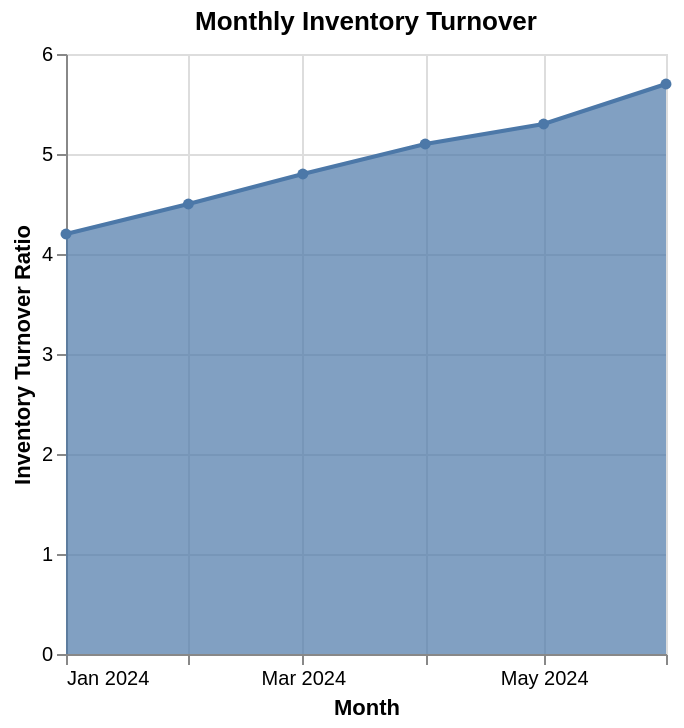

Vega-Lite specification for this chart:
### Vega-Lite specification from a JSON file in a GitHub repository (floating-point values rounded to 4 significant figures)
{"$schema": "https://vega.github.io/schema/vega-lite/v6.json", "description": "Inventory turnover trend", "data": {"values": [{"month": "2024-01", "turnover": 4.2}, {"month": "2024-02", "turnover": 4.5}, {"month": "2024-03", "turnover": 4.8}, {"month": "2024-04", "turnover": 5.1}, {"month": "2024-05", "turnover": 5.3}, {"month": "2024-06", "turnover": 5.7}]}, "mark": {"type": "area", "line": true, "point": true}, "encoding": {"x": {"field": "month", "type": "temporal", "axis": {"title": "Month", "format": "%b %Y"}}, "y": {"field": "turnover", "type": "quantitative", "axis": {"title": "Inventory Turnover Ratio"}}, "tooltip": [{"field": "month", "type": "temporal", "format": "%B %Y"}, {"field": "turnover", "type": "quantitative", "title": "Turnover Ratio", "format": ".1f"}]}, "title": "Monthly Inventory Turnover"}
